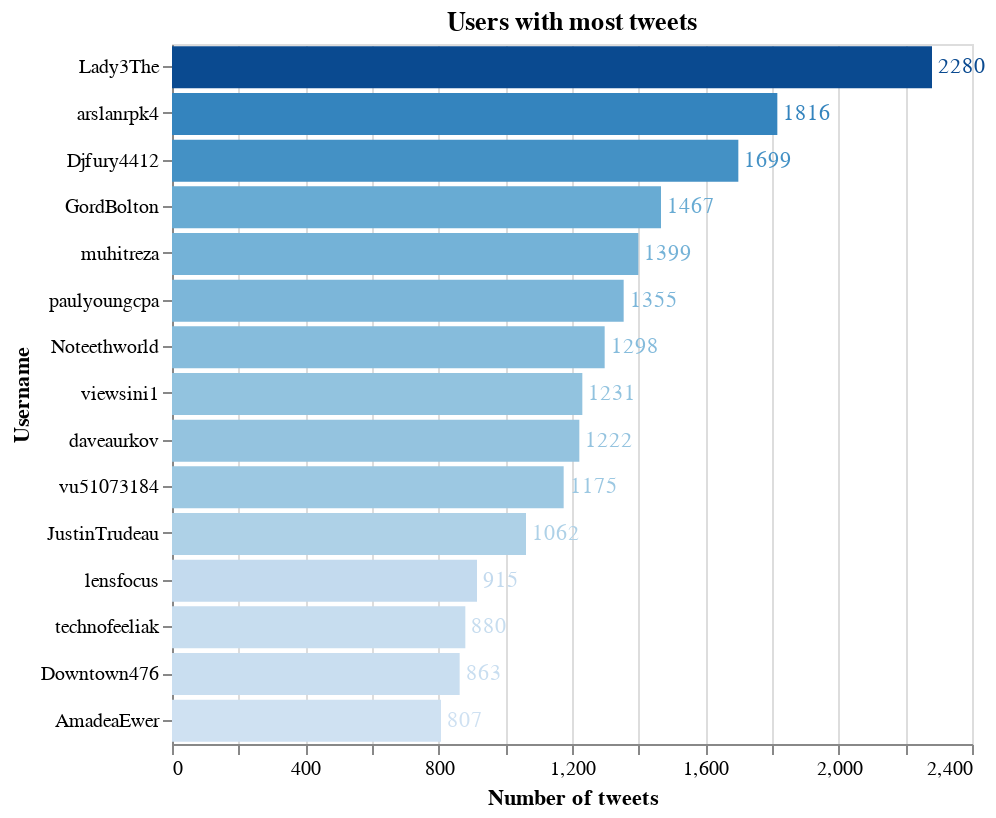

The cell this chart's notebook holds for it:
### Markdown cell above
### Users with most tweets that mention/or are related with the official Canadian accounts

### Code cell
df_aux = pd.DataFrame(df_tot.groupby(['username'])['tweet'].count()).reset_index().sort_values(by=['tweet'], ascending=False).reset_index(drop=True)

bars = alt.Chart(df_aux[:15]).mark_bar().encode(
    x=alt.X('tweet', title="Number of tweets"),
    y=alt.Y('username', sort=list(df_aux['username'][:15]), title="Username"),
    color=alt.Color('tweet', legend=None)
).properties(
    title='Users with most tweets'
)

text = bars.mark_text(
    align='left',
    baseline='middle',
    dx=3  # Nudges text to right so it doesn't appear on top of the bar
).encode(
    text='tweet:Q'
)

(bars + text).properties(height=350)

### Figure 1 — Vega-Lite specification as saved in the notebook (floating-point values rounded to 4 significant figures)
{"$schema": "https://vega.github.io/schema/vega-lite/v4.8.1.json", "config": {"view": {"continuousHeight": 300, "continuousWidth": 400}}, "data": {"name": "data-9f23bd0c9036f88b03dd42e49c6be4de"}, "datasets": {"data-9f23bd0c9036f88b03dd42e49c6be4de": [{"tweet": 2280, "username": "Lady3The"}, {"tweet": 1816, "username": "arslanrpk4"}, {"tweet": 1699, "username": "Djfury4412"}, {"tweet": 1467, "username": "GordBolton"}, {"tweet": 1399, "username": "muhitreza"}, {"tweet": 1355, "username": "paulyoungcpa"}, {"tweet": 1298, "username": "Noteethworld"}, {"tweet": 1231, "username": "viewsini1"}, {"tweet": 1222, "username": "daveaurkov"}, {"tweet": 1175, "username": "vu51073184"}, {"tweet": 1062, "username": "JustinTrudeau"}, {"tweet": 915, "username": "lensfocus"}, {"tweet": 880, "username": "technofeeliak"}, {"tweet": 863, "username": "Downtown476"}, {"tweet": 807, "username": "AmadeaEwer"}]}, "height": 350, "layer": [{"encoding": {"color": {"field": "tweet", "legend": null, "type": "quantitative"}, "x": {"field": "tweet", "title": "Number of tweets", "type": "quantitative"}, "y": {"field": "username", "sort": ["Lady3The", "arslanrpk4", "Djfury4412", "GordBolton", "muhitreza", "paulyoungcpa", "Noteethworld", "viewsini1", "daveaurkov", "vu51073184", "JustinTrudeau", "lensfocus", "technofeeliak", "Downtown476", "AmadeaEwer"], "title": "Username", "type": "nominal"}}, "mark": "bar", "title": "Users with most tweets"}, {"encoding": {"color": {"field": "tweet", "legend": null, "type": "quantitative"}, "text": {"field": "tweet", "type": "quantitative"}, "x": {"field": "tweet", "title": "Number of tweets", "type": "quantitative"}, "y": {"field": "username", "sort": ["Lady3The", "arslanrpk4", "Djfury4412", "GordBolton", "muhitreza", "paulyoungcpa", "Noteethworld", "viewsini1", "daveaurkov", "vu51073184", "JustinTrudeau", "lensfocus", "technofeeliak", "Downtown476", "AmadeaEwer"], "title": "Username", "type": "nominal"}}, "mark": {"align": "left", "baseline": "middle", "dx": 3, "type": "text"}, "title": "Users with most tweets"}]}
